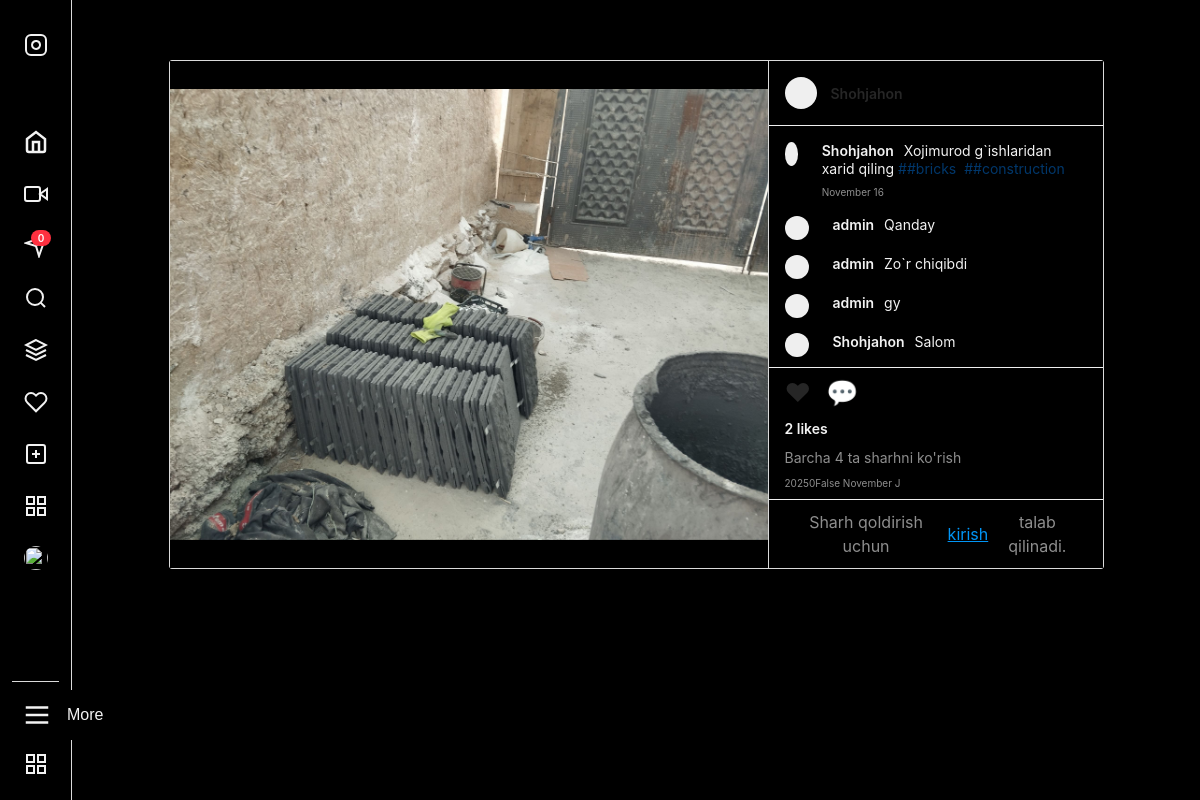
/1/, run on the app's committed database.
### posts/models.py (models this page shows, shortened)
class InstagramPost(models.Model):
    image = models.ImageField(
        upload_to='instagram_posts/images/',
        verbose_name="Post Rasmi"
    )
    caption = models.TextField(
        max_length=2200, # Instagram cheklovi taxminan 2200 belgiga yaqin
        blank=True,
        verbose_name="Sarlavha (Caption)"
    )
    hashtags = models.CharField(
        max_length=500,
        blank=True,
        help_text="Xeshteglarni vergul bilan ajrating (masalan: #django, #python, #instagram)"
    )
    location = models.CharField(
        max_length=100,
        blank=True,
        verbose_name="Joylashuv (Location Tag)"
    )
    author = models.ForeignKey(
        User,
        on_delete=models.CASCADE,
        related_name='instagram_posts',
        verbose_name="Muallif"
    )
    POST_CHOICES = [
        ('IMAGE', 'Yagona Rasm'),
        ('CAROUSEL', 'Karusel'),
        ('REEL', 'Reel (Video)')
    ]
    post_type = models.CharField(
        max_length=10,
        choices=POST_CHOICES,
        default='IMAGE',
        verbose_name="Post Turi"
    )
    created_at = models.DateTimeField(
        default=timezone.now,
        verbose_name="Yaratilgan Sana"
    )
    updated_at = models.DateTimeField(
        auto_now=True,
        verbose_name="Yangilangan Sana"
    )
    class Meta:
        verbose_name = "Instagram Posti"
        verbose_name_plural = "Instagram Postlari"
        ordering = ['-created_at'] # Eng so'nggi postlar birinchi ko'rinadi

class Comment(models.Model):
    post = models.ForeignKey(
        InstagramPost,
        on_delete=models.CASCADE,
        related_name='comments', # post.comments.all() orqali sharhlarga erishish uchun
        verbose_name="Post"
    )
    author = models.ForeignKey(
        User,
        on_delete=models.CASCADE,
        related_name='comments',
        verbose_name="Sharh Muallifi"
    )
    text = models.TextField(
        max_length=500,
        verbose_name="Sharh Matni"
    )
    created_at = models.DateTimeField(
        default=timezone.now,
        verbose_name="Yaratilgan Sana"
    )
    class Meta:
        verbose_name = "Sharh"
        verbose_name_plural = "Sharhlar"
        ordering = ['created_at']

### users/models.py (models this page shows, shortened)
class UserProfile(AbstractUser):
    bio = models.TextField(max_length=300, blank=True, null=True)
    profile_picture = models.ImageField(upload_to='profile_pictures/', blank=True, null=True, default='profile_pictures/user.png')

### posts/views.py (the view)
# urls.py: path('<int:pk>/', PostDetailView.as_view(), name='post_detail'),
class PostDetailView(DetailView):
    model = InstagramPost
    template_name = 'posts/post_detail.html'
    context_object_name = 'post'
    def get_context_data(self, **kwargs):
        context = super().get_context_data(**kwargs)
        post = self.get_object()
        context['comment_count'] = post.comments.count()
        return context

### posts/templatetags/post_filters.py (called while the page is built)
@register.filter
def split_string(value, key=','):
    if not isinstance(value, str):
        return value
    return value.split(key)

@register.filter
def remove_spaces(value):
    if isinstance(value, str):
        return value.strip()
    return value

@register.simple_tag(takes_context=True)
def is_post_liked(context, post):
    request = context.get('request')
    if not request or not request.user.is_authenticated:
        return False
    return post.likes.filter(user=request.user).exists()

### templates/posts/post_detail.html (shortened to what this page needs)
{% extends "base.html" %}
{% load post_filters %}
{% block content %}
    <div class="detail-layout">
        <div class="media-column">
            <img src="{{ post.image.url }}" alt="{{ post.caption|truncatechars:30 }}">
        </div>
        <div class="info-column">
            <header class="post-header">
                <div class="post-header-avatar"></div>
                <a href="#" class="post-header-username">{{ post.author.username }}</a>
            </header>
            <section class="comments-section" id="comments-list">
                <div class="comment-item caption-text-area">
                    <div class="post-header-avatar" style="width: 24px; height: 24px;"></div>
                    <div class="comment-text">
                        <span class="comment-username">{{ post.author.username }}</span>
                        {{ post.caption }}
                        {% if post.hashtags %}
                            {% for tag in post.hashtags|split_string:','|slice:":5" %}
                                <a href="#" class="hashtag">#{{ tag|remove_spaces }}</a>
                            {% endfor %}
                        {% endif %}
                        <div style="color: #8e8e8e; font-size: 10px; margin-top: 5px;">
                            {{ post.created_at|date:"F j" }}
                        </div>
                    </div>
                </div>
                {% for comment in post.comments.all %}
                    <div class="comment-item">
                        <div class="post-header-avatar" style="width: 24px; height: 24px;"></div>
                        <div class="comment-text">
                            <span class="comment-username">{{ comment.author.username }}</span>
                            {{ comment.text }}
                        </div>
                    </div>
                {% endfor %}
            </section>
            <div class="post-footer">
                <section class="post-actions">
                    <div class="post-actions-icons">
                        {% is_post_liked post as is_liked %}
                        {% if user.is_authenticated %}
                            <span
                                class="action-icon-svg like-toggle"
                                id="like-icon-{{ post.pk }}"
                                data-post-pk="{{ post.pk }}"
                                style="color: {% if is_liked %}#ed4956{% else %}#262626{% endif %};"
                                title="Like"
                            >&#x2764;</span>
                        {% else %}
                            <span class="action-icon-svg" title="Like">&#x2764;</span>
                        {% endif %}
                        <span class="action-icon-svg" title="Comment">&#x1F4AC;</span>
                        </div>
                </section>
                <div class="post-likes" id="like-count-display">
                    {{ post.likes.count|default:0 }} likes
                </div>
                {% if comment_count > 0 %}
                    <div class="post-likes" style="font-weight: 400; color: #8e8e8e;">
                        Barcha {{ comment_count }} ta sharhni ko'rish
                    </div>
                {% endif %}
                <div class="post-timestamp">
                    {{ post.created_at|date:"YIL F J" }}
                </div>
                {% if user.is_authenticated %}
                <form class="comment-input-area" id="comment-form">
                    <span class="emoji-icon" title="Emoji">&#x1F60A;</span>
                    <input type="text" placeholder="Sharh qoldirish..." name="comment_text" id="comment-text-input" required>
                    <button type="submit" id="post-comment-btn" disabled>Post</button>
                </form>
                {% else %}
                <div class="comment-input-area" style="text-align: center; color: #8e8e8e;">
                    Sharh qoldirish uchun <a href="{% url 'login' %}" style="color: #0095f6;">kirish</a> talab qilinadi.
                </div>
                {% endif %}
            </div>
        </div>
    </div>
{% endblock content %}

### static/css/nav-bar.css (style rules this page uses)
:root { font-family: -apple-system, BlinkMacSystemFont, 'Segoe UI', Roboto, Helvetica, Arial, sans-serif; line-height: 1.5; font-weight: 400; --text-primary: #000000; --text-secondary: #737373; --bg-primary: #ffffff; --bg-hover: #f2f2f2; --border-color: #dbdbdb; --accent-color: #0095f6; --badge-bg: #ff3040; }
body { margin: 0; background-color: var(--bg-primary); color: var(--text-primary); }

### templates/posts/post_detail.html (style rules this page uses)
body { font-family: -apple-system, BlinkMacSystemFont, "Segoe UI", Roboto, Helvetica, Arial, sans-serif; background-color: #fafafa; margin: 0; padding: 0; display: flex; justify-content: center; }
.detail-layout { display: flex; max-width: 935px; max-height: 95vh; margin: 20px auto; border: 1px solid #dbdbdb; background-color: #fff; border-radius: 3px; }
.media-column { flex: 2; background-color: #000; display: flex; align-items: center; justify-content: center; min-width: 500px; }
.media-column img { max-width: 100%; max-height: 100%; object-fit: contain; }
.info-column { flex: 1; min-width: 335px; max-width: 335px; display: flex; flex-direction: column; border-left: 1px solid #dbdbdb; }
.post-header { display: flex; align-items: center; padding: 16px; border-bottom: 1px solid #efefef; font-size: 14px; }
.post-header-avatar { width: 32px; height: 32px; border-radius: 50%; background-color: #efefef; margin-right: 14px; }
.post-header-username { font-weight: 600; color: #262626; text-decoration: none; }
.comments-section { flex-grow: 1; overflow-y: auto; padding: 0 16px; scrollbar-width: none; -ms-overflow-style: none; }
.comment-item { display: flex; margin-bottom: 10px; padding-top: 5px; font-size: 14px; }
.comment-text { line-height: 18px; margin-left: 10px; }
.comment-username { font-weight: 600; margin-right: 6px; }
.caption-text-area { padding-top: 16px; }
.post-footer { border-top: 1px solid #efefef; padding: 0; }
.post-actions { padding: 4px 16px; }
.post-actions-icons { display: flex; align-items: center; padding: 8px 0; }
.action-icon-svg { font-size: 26px; line-height: 1; margin-right: 15px; cursor: pointer; color: #262626; transition: color 0.1s; }
.post-likes, .post-timestamp { padding: 0 16px 8px 16px; font-size: 14px; font-weight: 600; }
.post-timestamp { font-weight: 400; color: #8e8e8e; font-size: 10px; padding-top: 0; }
.comment-input-area { border-top: 1px solid #efefef; padding: 10px 16px; display: flex; align-items: center; }
.hashtag { color: #00376b; text-decoration: none; cursor: pointer; margin-right: 4px; }

### data on the page
InstagramPost: image (picture), author.username "Shohjahon", caption "Xojimurod g`ishlaridan xarid qiling", created_at "November 16", likes.count "2", created_at "20250False November J"
Comment: author.username "admin", text "Qanday"
Comment: author.username "admin", text "Zo`r chiqibdi"
Comment: author.username "admin", text "gy"
Comment: author.username "Shohjahon", text "Salom"

### other printed values
{{ tag|remove_spaces }} "#bricks" "#construction"
{{ comment_count }} "4"
